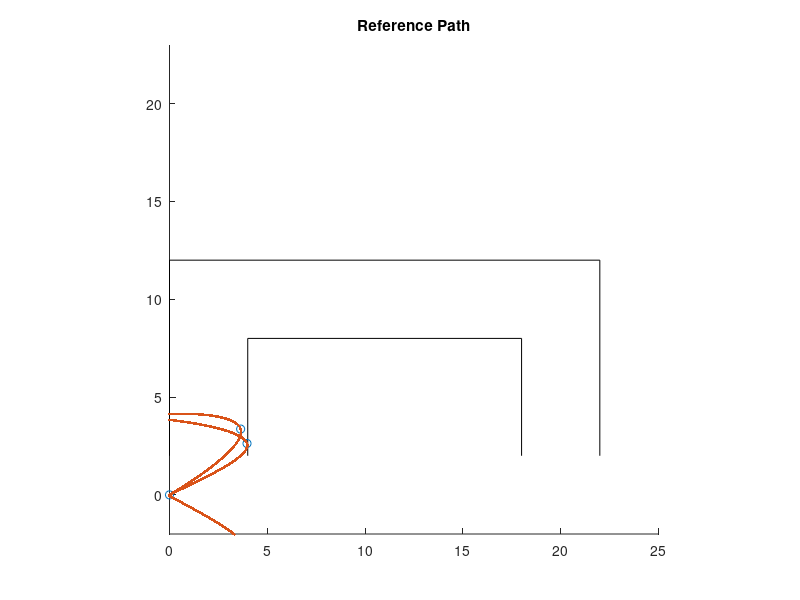

Here is the MATLAB script that generated this plot:
figure(1); clf; hold on;
axis([0 25 -2 23])
axis equal
plot([0 0],[2 12],'-k')
plot([4 4],[2 8],'-k')
plot([0 22],[12 12],'-k')
plot([4 18],[8 8],'-k')
plot([22 22],[12 2],'-k')
plot([18 18],[8 2],'-k')

t = [0 10 20 30 40 50 60 70 80];
global ideal;
ideal = 1;
if ideal == 1
    points = [4*sin(0.2*t)' 4*sin(0.10*t)'];
else
    points = [2 2;
             2 8;
             4 10;
             18 10;
             20 8;
             20 0;] + [0.8*(rand(6,2)-rand(6,2))];
end
x = points(:,1);
y = points(:,2);

tq = [0.0 : 0.01 : 80.0].';
slope0 = 0;
slopeF = 0;
xq = spline(t,[slope0; x; slopeF],tq);
yq = spline(t,[slope0; y; slopeF],tq);
xref = [tq xq];
yref = [tq yq];

plot(x,y,'o',xq,yq,':.');
axis equal;
title('Reference Path');
